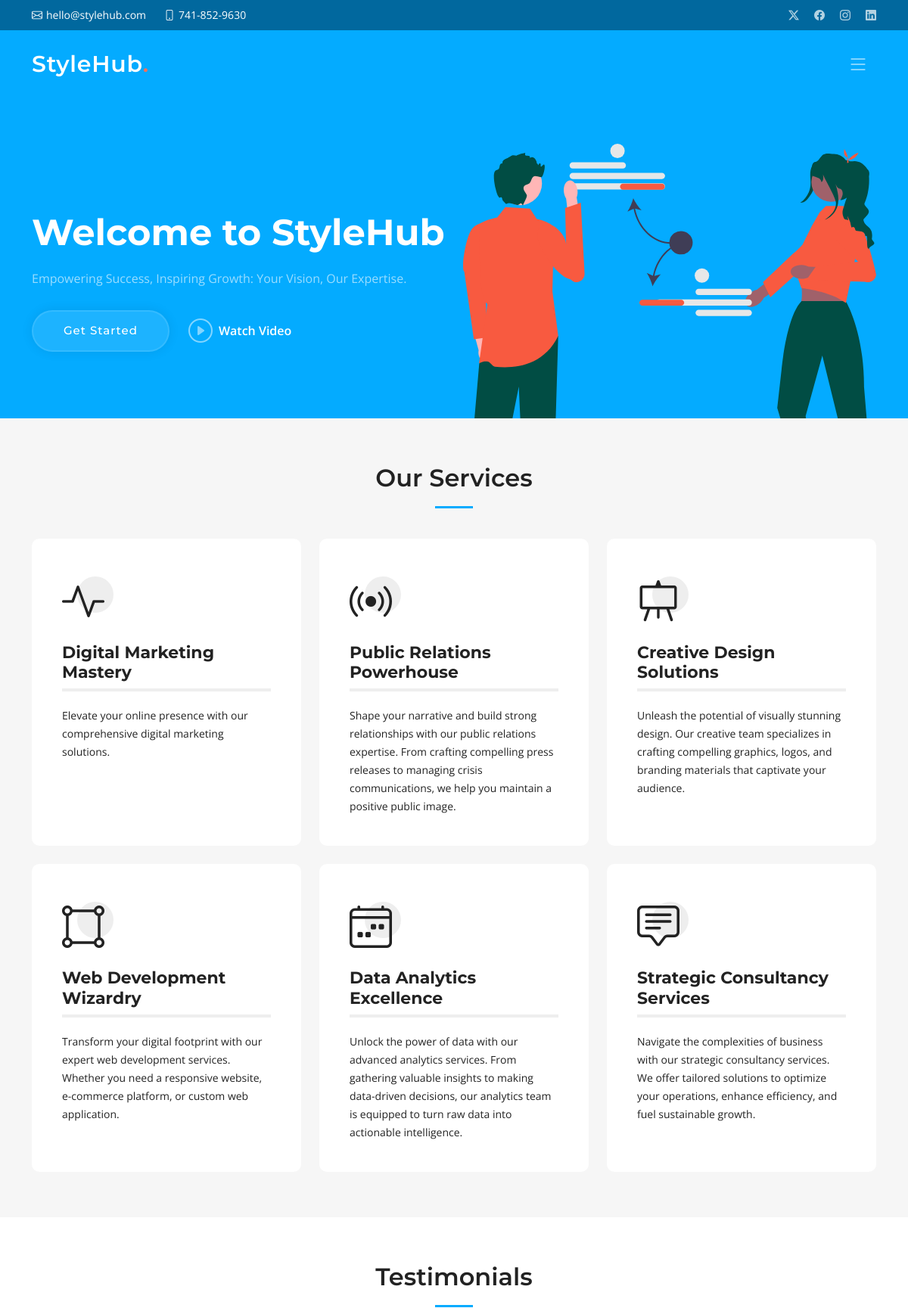
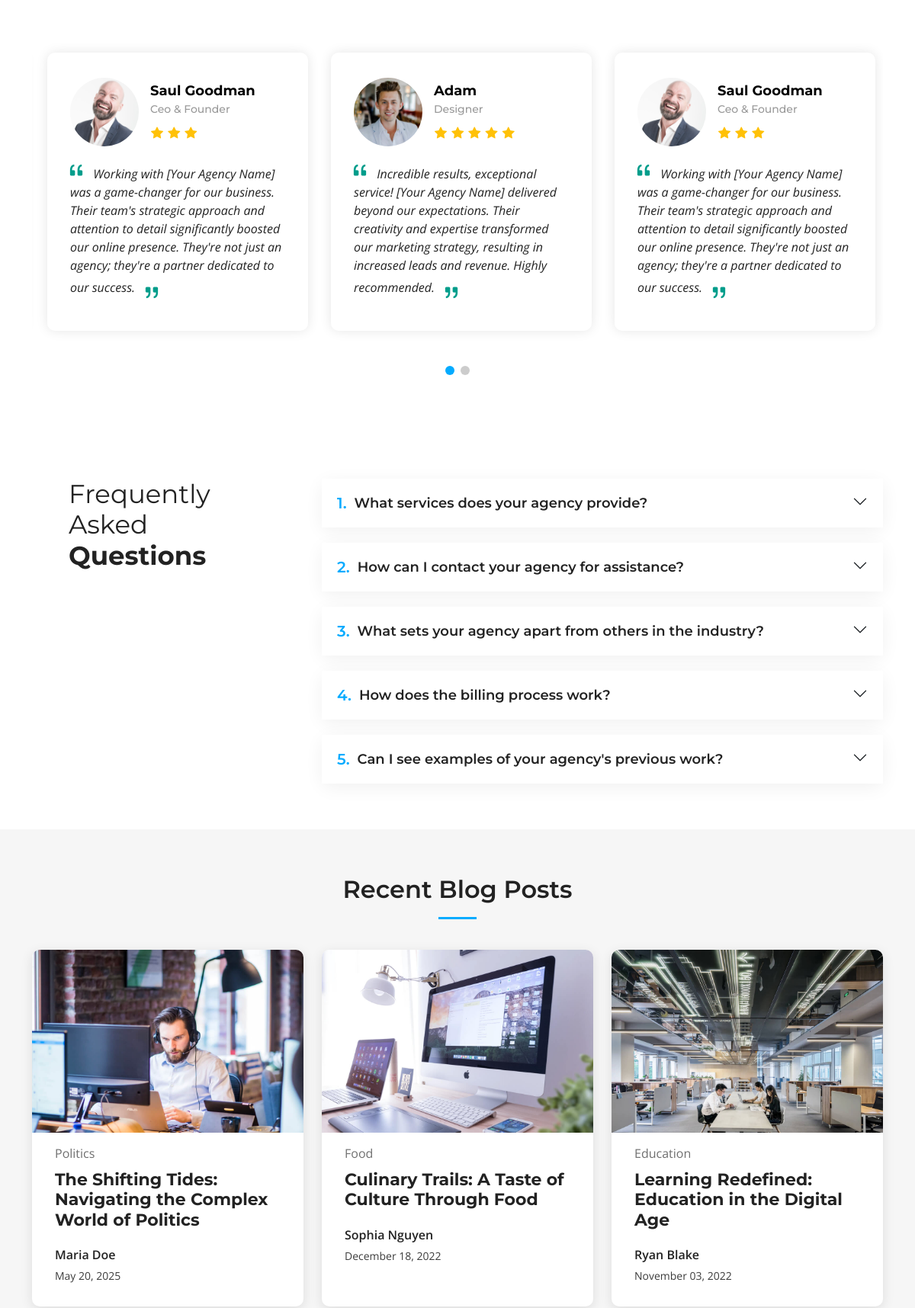
The page / (upper part) on the database its author committed (2 pictures, top to bottom).
### app/models.py (models this page shows, shortened)
class GeneralInfo(models.Model):
    company_name = models.CharField(max_length=255, default="Company")
    location = models.CharField(max_length=255)
    email = models.EmailField()
    phone = models.CharField(max_length=20)
    open_hours = models.CharField(max_length=100, blank=True, null=True)
    video_url = models.URLField(blank=True, null=True)
    twitter_url = models.URLField(blank=True, null=True)
    facebook_url = models.URLField(blank=True, null=True)
    instagram_url = models.URLField(blank=True, null=True)
    linkedin_url = models.URLField(blank=True, null=True)
    class meta:
        ordering = ["company_name"]

class Services(models.Model):
    icon = models.CharField(max_length=50, blank=True, null=True)
    title = models.CharField(max_length=255, unique=True)
    description = models.TextField()

class Testimonial(models.Model):
    user_image = models.CharField(max_length=50, blank=True, null=True)
    start_count = [
        (1, "One"),
        (2, "Two"),
        (3, "three"),
        (4, "Four"),
        (5, "Five"),
    ]
    rating_count = models.IntegerField(choices=start_count)
    username = models.CharField(max_length=50)
    user_job_title = models.CharField(max_length=50)
    review = models.TextField()

class FrequentlyAskedQuestions(models.Model):
    question = models.CharField(max_length=255)
    answer = models.TextField()

class Blog(models.Model):
    blog_image = models.CharField(max_length=255, blank=True, null=True)
    category = models.CharField(max_length=255, null=True, blank=True)
    title = models.CharField(max_length=255)
    author = models.ForeignKey(Author, on_delete=models.PROTECT)
    created_at = models.DateTimeField(default=timezone.now)
    content = models.TextField()
    def __str__(self):
        return self.title

class Author(models.Model):
    first_name = models.CharField(max_length=50)
    last_name = models.CharField(max_length=50, blank=True, null=True)
    image = models.CharField(max_length=255, blank=True, null=True)
    country = models.CharField(max_length=50)
    joined_at = models.DateField(null=True, blank=True)
    def __str__(self):
        return f"{self.first_name} {self.last_name}"

### app/views.py (the view)
# urls.py: path("", index, name="home"),
def index(request):
    records = GeneralInfo.objects.last()
    services = Services.objects.all()
    testimonials = Testimonial.objects.all()
    faqs = FrequentlyAskedQuestions.objects.all()
    blogs = Blog.objects.all().order_by("-created_at")[:3]
    print(blogs)
    context = {
        "company_name": getattr(records, "company_name", ""),
        "location": getattr(records, "location", ""),
        "phone": getattr(records, "phone", ""),
        "email": getattr(records, "email", ""),
        "open_hours": getattr(records, "open_hours", ""),
        "twitter_url": getattr(records, "twitter_url", ""),
        "facebook_url": getattr(records, "facebook_url", ""),
        "linkedin_url": getattr(records, "linkedin_url", ""),
        "instagram_url": getattr(records, "instagram_url", ""),
        "video_url": getattr(records, "video_url", ""),
        "services": services,
        "testimonials": testimonials,
        "faqs": faqs,
        "blogs": blogs,
    }
    return render(request, "index.html", context)

### templates/index.html (shortened to what this page needs)
{% extends "assets/main.html" %}
{% load static %}
{% block mainContent %}
    <section id="services" class="services sections-bg">
      <div class="container" data-aos="fade-up">
        <div class="section-header">
          <h2>Our Services</h2>
        </div>
        <div class="row gy-4" data-aos="fade-up" data-aos-delay="100">
          {% for service in services  %}
            <div class="col-lg-4 col-md-6">
              <div class="service-item  position-relative">
                <div class="icon">
                  <i class="{{service.icon}}"></i>
                </div>
                <h3>{{service.title}}</h3>
                <p>{{service.description}}</p>
              </div>
            </div>
          {% endfor %}
        </div>
      </div>
    </section>
    <section id="testimonials" class="testimonials">
      <div class="container" data-aos="fade-up">
        <div class="section-header">
          <h2>Testimonials</h2>
        </div>
        <div class="slides-3 swiper" data-aos="fade-up" data-aos-delay="100">
          <div class="swiper-wrapper">
          {% for testimonial in testimonials  %}
            <div class="swiper-slide">
              <div class="testimonial-wrap">
                <div class="testimonial-item">
                  <div class="d-flex align-items-center">
                    <img src="{% static testimonial.user_image %}" class="testimonial-img flex-shrink-0" alt="">
                    <div>
                      <h3>{{testimonial.username}}</h3>
                      <h4>{{testimonial.user_job_title}}</h4>
                      <div class="stars">
                        {% for i in 'x'|ljust:testimonial.rating_count %}
                        <i class="bi bi-star-fill"></i>
                        {% endfor %}
                      </div>
                    </div>
                  </div>
                  <p>
                    <i class="bi bi-quote quote-icon-left"></i>
                    {{testimonial.review}}
                    <i class="bi bi-quote quote-icon-right"></i>
                  </p>
                </div>
              </div>
            </div>
          {% endfor %}
          </div>
          <div class="swiper-pagination"></div>
        </div>
      </div>
    </section>
    <section id="faq" class="faq">
      <div class="container" data-aos="fade-up">
        <div class="row gy-4">
          <div class="col-lg-4">
            <div class="content px-xl-5">
              <h3>Frequently Asked <strong>Questions</strong></h3>
            </div>
          </div>
          <div class="col-lg-8">
            <div class="accordion accordion-flush" id="faqlist" data-aos="fade-up" data-aos-delay="100">
            {% for faq in faqs %}
             <div class="accordion-item">
                <h3 class="accordion-header">
                  <button class="accordion-button collapsed" type="button" data-bs-toggle="collapse" data-bs-target="#faq-content-{{forloop.counter}}">
                    <span class="num">{{forloop.counter}}.</span>
                    {{faq.question}}
                  </button>
                </h3>
              </div>
            {% endfor %}
            </div>
          </div>
        </div>
      </div>
    </section>
    <section id="recent-posts" class="recent-posts sections-bg">
      <div class="container" data-aos="fade-up">
        <div class="section-header">
          <h2>Recent Blog Posts</h2>
        </div>
        <div class="row gy-4">
         {% for blog in blogs %}
         <div class="col-xl-4 col-md-6">
            <article>
              <div class="post-img">
                <img src="{% static blog.blog_image %}" alt="" class="img-fluid">
              </div>
              <p class="post-category">{{blog.category}}</p>
              <h2 class="title">
                <a href="{% url "blog_detail" blog.id %}">{{blog.title}}</a>
              </h2>
              <div class="d-flex align-items-center">
                <div class="post-meta">
                  <p class="post-author">{{blog.author}}</p>
                  <p class="post-date">
                    <time datetime="{{blog.created_at}}">{{blog.created_at|date:"F d, Y"}}</time>
                  </p>
                </div>
              </div>
            </article>
          </div>
         {% endfor %}
        </div>
      </div>
    </section>
{% endblock mainContent %}

### templates/assets/main.html (shortened to what this page needs)
{% load static %}
<!DOCTYPE html>
<html lang="en">
  <head>
    <link
      href="{% static 'assets/vendor/bootstrap/css/bootstrap.min.css' %}"
      rel="stylesheet"
    />
    <link
      href="{% static 'assets/vendor/bootstrap-icons/bootstrap-icons.css' %}"
      rel="stylesheet"
    />
    <link href="{% static 'assets/vendor/aos/aos.css' %}" rel="stylesheet" />
    <link
      href="{% static 'assets/vendor/glightbox/css/glightbox.min.css' %}"
      rel="stylesheet"
    />
    <link
      href="{% static 'assets/vendor/swiper/swiper-bundle.min.css' %}"
      rel="stylesheet"
    />
    <link href="{% static 'assets/css/main.css' %}" rel="stylesheet" />
  </head>
  <body>
    {% if "blog" not in request.path %}
        {% include "assets/header.html" %}
        {% include "assets/hero.html" %}
    {% endif %}
    <main id="main">{% block mainContent %}{% endblock mainContent %}</main>
  </body>
</html>

### templates/assets/header.html (shortened to what this page needs)
  {% load static %}
  <section id="topbar" class="topbar d-flex align-items-center">
    <div class="container d-flex justify-content-center justify-content-md-between">
      <div class="contact-info d-flex align-items-center">
        <i class="bi bi-envelope d-flex align-items-center"><a href="mailto:{{email}}">{{email}}</a></i>
        <i class="bi bi-phone d-flex align-items-center ms-4"><span>{{phone}}</span></i>
      </div>
      <div class="social-links d-none d-md-flex align-items-center">
        <a href="{{twitter_url}}" class="twitter"><i class="bi bi-twitter-x"></i></a>
        <a href="{{facebook_url}}" class="facebook"><i class="bi bi-facebook"></i></a>
        <a href="{{instagram_url}}" class="instagram"><i class="bi bi-instagram"></i></a>
        <a href="{{linkedin_url}}" class="linkedin"><i class="bi bi-linkedin"></i></i></a>
      </div>
    </div>
  </section>
  <header id="header" class="header d-flex align-items-center">
    <div class="container-fluid container-xl d-flex align-items-center justify-content-between">
      <a href="{% url "home" %}" class="logo d-flex align-items-center">
        <h1>{{company_name}}<span>.</span></h1>
      </a>
      <i class="mobile-nav-toggle mobile-nav-show bi bi-list"></i>
    </div>
  </header>

### templates/assets/hero.html (shortened to what this page needs)
  {% load static %}
  <section id="hero" class="hero">
    <div class="container position-relative">
      <div class="row gy-5" data-aos="fade-in">
        <div class="col-lg-6 order-2 order-lg-1 d-flex flex-column justify-content-center text-center text-lg-start">
          <h2>Welcome to <span>{{company_name}}</span></h2>
          <p>Empowering Success, Inspiring Growth: Your Vision, Our Expertise.</p>
          <div class="d-flex justify-content-center justify-content-lg-start">
            <a href="#services" class="btn-get-started">Get Started</a>
            <a href="{{video_url}}" class="glightbox btn-watch-video d-flex align-items-center"><i class="bi bi-play-circle"></i><span>Watch Video</span></a>
          </div>
        </div>
        <div class="col-lg-6 order-1 order-lg-2">
          <img src="{% static 'assets/img/hero-img.svg' %}" class="img-fluid" alt="" data-aos="zoom-out" data-aos-delay="100">
        </div>
      </div>
    </div>
  </section>

### rows shown on the page
GeneralInfo: email "hello@stylehub.com", phone "741-852-9630", company_name "StyleHub"
Services: title "Digital Marketing Mastery", description "Elevate your online presence with our comprehensive digital marketing solutions."
Services: title "Public Relations Powerhouse", description "Shape your narrative and build strong relationships with our public relations expertise. From crafting compelling press releases to managing crisis communications, we help you maintain a positive public image."
Services: title "Creative Design Solutions", description "Unleash the potential of visually stunning design. Our creative team specializes in crafting compelling graphics, logos, and branding materials that captivate your audience."
Services: title "Web Development Wizardry", description "Transform your digital footprint with our expert web development services. Whether you need a responsive website, e-commerce platform, or custom web application."
Services: title "Data Analytics Excellence", description "Unlock the power of data with our advanced analytics services. From gathering valuable insights to making data-driven decisions, our analytics team is equipped to turn raw data into actionable intelligence."
Services: title "Strategic Consultancy Services", description "Navigate the complexities of business with our strategic consultancy services. We offer tailored solutions to optimize your operations, enhance efficiency, and fuel sustainable growth."
Testimonial: user_image (picture), username "Saul Goodman", user_job_title "Ceo & Founder", rating_count 3 (drawn), review "Working with [Your Agency Name] was a game-changer for our business. Their team's strategic approach and attention to detail significantly boosted our online presence. They're not just an agency; they're a partner dedicated to our success."
Testimonial: user_image (picture), username "Adam", user_job_title "Designer", rating_count 5 (drawn), review "Incredible results, exceptional service! [Your Agency Name] delivered beyond our expectations. Their creativity and expertise transformed our marketing strategy, resulting in increased leads and revenue. Highly recommended."
FrequentlyAskedQuestions: question "What services does your agency provide?"
FrequentlyAskedQuestions: question "How can I contact your agency for assistance?"
FrequentlyAskedQuestions: question "What sets your agency apart from others in the industry?"
FrequentlyAskedQuestions: question "How does the billing process work?"
FrequentlyAskedQuestions: question "Can I see examples of your agency's previous work?"
Blog: blog_image (picture), category "Politics", title "The Shifting Tides: Navigating the Complex World of Politics", author "Maria Doe", created_at "May 20, 2025"
Blog: blog_image (picture), category "Food", title "Culinary Trails: A Taste of Culture Through Food", author "Sophia Nguyen", created_at "December 18, 2022"
Blog: blog_image (picture), category "Education", title "Learning Redefined: Education in the Digital Age", author "Ryan Blake", created_at "November 03, 2022"
